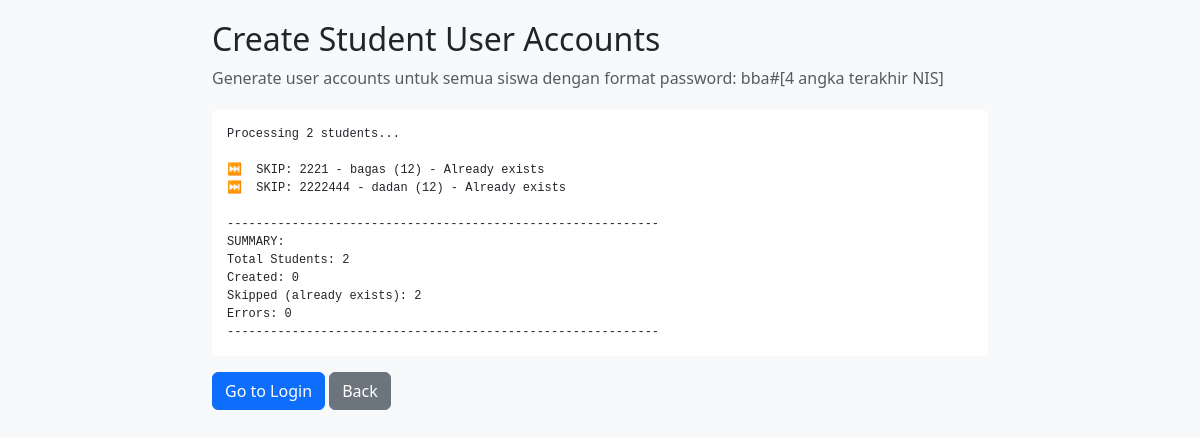
Page /utils/create_student_accounts.php on the committed database.
### tables this page shows
CREATE TABLE `siswa` (
  `nis` varchar(20) NOT NULL,
  `nisn` varchar(20) DEFAULT NULL,
  `user_id` int NOT NULL,
  `nama` varchar(100) NOT NULL,
  `tempat_lahir` varchar(100) DEFAULT NULL,
  `tanggal_lahir` date DEFAULT NULL,
  `jk` char(1) NOT NULL,
  `kelas` varchar(10) DEFAULT NULL,
  `jurusan` varchar(50) DEFAULT NULL,
  `nik` varchar(20) DEFAULT NULL,
  `ayah` varchar(100) DEFAULT NULL,
  `ibu` varchar(100) DEFAULT NULL,
  `alamat` text,
  `email` varchar(100) DEFAULT NULL,
  `no_hp` varchar(20) DEFAULT NULL,
  `status_siswa` enum('aktif','lulus','keluar','pindah') DEFAULT 'aktif',
  `foto` varchar(255) DEFAULT NULL
);

### public/utils/create_student_accounts.php (the view, shortened to what this page needs)
<?php
require_once 'config.php';
$isCLI = php_sapi_name() === 'cli';
if (!$isCLI) {
    echo "<!DOCTYPE html>
<html lang='id'>
<head>
    <meta charset='UTF-8'>
    <meta name='viewport' content='width=device-width, initial-scale=1.0'>
    <title>Create Student Accounts</title>
    <link href='https://cdn.jsdelivr.net/npm/bootstrap@5.3.2/dist/css/bootstrap.min.css' rel='stylesheet'>
    <style>
        body { padding: 20px; background: #f8f9fa; }
        .container { max-width: 800px; margin: 0 auto; }
        .alert { margin-top: 10px; }
        .log { background: #fff; padding: 15px; border-radius: 5px; margin-top: 20px; }
        .log pre { margin: 0; font-size: 12px; }
    </style>
</head>
<body>
    <div class='container'>
        <h2>Create Student User Accounts</h2>
        <p class='text-muted'>Generate user accounts untuk semua siswa dengan format password: bba#[4 angka terakhir NIS]</p>
        <div class='log'>";
}
$query = "SELECT nis, nama, kelas FROM siswa ORDER BY nis";
$result = $conn->query($query);
$totalStudents = $result->num_rows;
$created = 0;
$skipped = 0;
$errors = 0;
echo $isCLI ? "Processing $totalStudents students...\n\n" : "<pre>Processing $totalStudents students...\n\n";
while ($siswa = $result->fetch_assoc()) {
    $nis = $siswa['nis'];
    $nama = $siswa['nama'];
    $kelas = $siswa['kelas'];
    $checkQuery = "SELECT user_id FROM users WHERE username = '$nis'";
    $checkResult = $conn->query($checkQuery);
    if ($checkResult->num_rows > 0) {
        $skipped++;
        echo "⏭️  SKIP: $nis - $nama ($kelas) - Already exists\n";
        continue;
    }
}
echo "\n" . str_repeat('-', 60) . "\n";
echo "SUMMARY:\n";
echo "Total Students: $totalStudents\n";
echo "Created: $created\n";
echo "Skipped (already exists): $skipped\n";
echo "Errors: $errors\n";
echo str_repeat('-', 60) . "\n";
if (!$isCLI) {
    echo "</pre></div>";
    echo "<div class='mt-3'>
        <a href='login.php' class='btn btn-primary'>Go to Login</a>
        <a href='javascript:history.back()' class='btn btn-secondary'>Back</a>
    </div>";
    echo "</div></body></html>";
}
?>

### public/utils/create_student_accounts.php (style rules this page uses)
body { padding: 20px; background: #f8f9fa; }
.container { max-width: 800px; margin: 0 auto; }
.log { background: #fff; padding: 15px; border-radius: 5px; margin-top: 20px; }
.log pre { margin: 0; font-size: 12px; }

### rows in the picture
siswa: nis "2221", nama "bagas", kelas "12"
siswa: nis "2222444", nama "dadan", kelas "12"

### other values in the picture
$totalStudents "2"
str_repeat('-', 60) "------------------------------------------------------------"
$created "0"
$skipped "2"
$errors "0"
